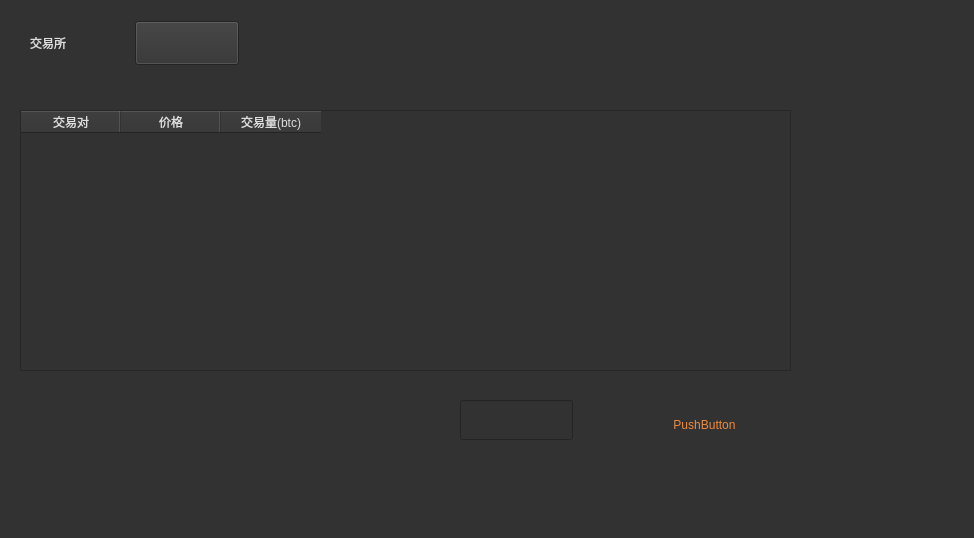
<?xml version="1.0" encoding="UTF-8"?>
<ui version="4.0">
 <class>MainWidget</class>
 <widget class="QWidget" name="MainWidget">
  <property name="geometry">
   <rect>
    <x>0</x>
    <y>0</y>
    <width>974</width>
    <height>538</height>
   </rect>
  </property>
  <property name="windowTitle">
   <string>Form</string>
  </property>
  <property name="styleSheet">
   <string notr="true">QWidget{ 
  background-color:rgba(50,50,50,255); 
  color:rgb(222,222,222); 
   
} 
QPushButton{ 
  color:rgb(238,138,65); 
  border:none; 
  border-width:5px; 
  border-image: url(:/rs/btn_black_normal.png)  5; 
  min-width:40px; 
  min-height:40px; 
} 
QPushButton:hover{ 
  border:none; 
  border-width:5px; 
  border-image: url(:/rs/btn_black_hover.png)  5; 
} 
QPushButton:pressed{ 
  border:none; 
  border-width:5px; 
  border-image: url(:/rs/btn_black_pushed.png)  5; 
} 
 
QPushButton:disabled{ 
  border:none; 
  border-width:5px; 
  border-image: url(:/rs/btn_black_disable.png)  5; 
} 
 
QLineEdit{ 
  border-width:4px; 
  border-image: url(:/rs/edit_normal.png) 4 ; 
  min-height:32px; 
} 
QLineEdit:hover{ 
  border-image: url(:/rs/edit_hover.png) 4 ; 
} 
QLineEdit:focus  { 
  border-image: url(:/rs/edit_hover.png) 4 ; 
} 
 
QComboBox { 
   border-width:4px; 
  border-image: url(:/rs/edit_normal.png) 4; 
  border-image: url(:/rs/edit_hover.png) 4; 
  margin-right:52px; 
  min-height:36px; 
} 
QComboBox:hover{ 
  border-image: url(:/rs/edit_hover.png) 4 ; 
} 
QComboBox:focus{ 
  border-image: url(:/rs/edit_hover.png) 4 ; 
} 
QComboBox::drop-down { 
      subcontrol-origin: margin; 
      subcontrol-position: top right; 
      width:52px; 
     border:none; 
  } 
QComboBox::down-arrow{ 
  image: url(:/rs/downn_cmb_btn_normal.png); 
  } 
QComboBox::down-arrow:hover{ 
  image: url(:/rs/down_cmb_btn_hover.png); 
  } 
QComboBox::down-arrow:pressed{ 
  image: url(:/rs/down_cmb_btn_pushed.png); 
  } 
 
 
QRadioButton::indicator::unchecked { 
    image: url(:/rs/radio_unselect.png); 
} 
QRadioButton::indicator::unchecked:hover{ 
    image:url(:/rs/radio_unselect_hover.png); 
} 
 
QRadioButton::indicator::checked { 
     image: url(:/rs/radio_selected.png); 
} 
QRadioButton::indicator::checked:hover { 
     image: url(:/rs/radio_selected_hover.png); 
} 
 
QPlainTextEdit{ 
    border-width:4px; 
  border-image: url(:/rs/edit_normal.png) 4 ; 
  min-height:64px; 
} 
 
QTabWidget::tab-bar { 
      left: 5px; /* move to the right by 5px */ 
  } 
 
  /* Style the tab using the tab sub-control. Note that 
      it reads QTabBar _not_ QTabWidget */ 
  QTabBar::tab { 
    height:32px; 
  } 
QTabBar::tab:selected { 
      color:rgb(235,135,65); 
  } 
QTabBar::tab:disabled { 
      color:rgb(125,125,125); 
  } 
QScrollBar:vertical { 
       border: none; 
    border-top-width:12px; 
    border-bottom-width:12px; 
    border-image: url(:/rs/v_scroll_scallbar.png) 12 0; 
       width: 24px; 
       margin:16px 0; 
} 
QScrollBar::handle:vertical { 
       border-width:5 2; 
    min-height:32px; 
    border-image: url(:/rs/v_scroll_handle.png) 5 2; 
    image:url(:/rs/v_scroll_handle_image.png); 
} 
QScrollBar::handle:vertical:hover{ 
    border-image: url(:/rs/v_scroll_handle_hover.png); 
 } 
QScrollBar::handle:vertical:pressed{ 
    border-image:url(:/rs/v_scroll_handle_pressed.png); 
 } 
 
QScrollBar::add-line:vertical { 
       border:none; 
    margin-top:4px; 
       height: 12px; 
    width:16px; 
       subcontrol-position: bottom; 
       subcontrol-origin: margin; 
} 
 
QScrollBar::sub-line:vertical { 
       border:none; 
    margin-bottom:4px; 
       height: 12px; 
    width:16px; 
       subcontrol-position: top; 
       subcontrol-origin: margin; 
} 
 
QScrollBar::up-arrow:vertical{ 
  border:none; 
   width:16px; 
  height:12px; 
  image:url(:/rs/v_scroll_btn_up.png); 
} 
QScrollBar::up-arrow:vertical:hover{ 
  image:url(:/rs/v_scroll_btn_up_hover.png); 
} 
QScrollBar::up-arrow:vertical:pressed{ 
  image:url(:/rs/v_scroll_btn_up_pressed.png); 
} 
 
QScrollBar::down-arrow:vertical{ 
  border:none; 
   width:16px; 
  height:12px; 
  image:url(:/rs/v_scroll_btn_down.png); 
} 
QScrollBar::down-arrow:vertical:hover{ 
  image:url(:/rs/v_scroll_btn_down_hover.png); 
} 
QScrollBar::down-arrow:vertical:pressed{ 
  image:url(:/rs/v_scroll_btn_down_pressed.png); 
} 
 
 
QScrollBar::add-page:vertical, QScrollBar::sub-page:vertical { 
   background: none; 
} 
 
QScrollBar:horizontal { 
    border: none; 
  border-left-width:12px; 
  border-right-width:12px; 
  border-image: url(:/rs/h_scroll_scallbar.png)  0 12; 
   height: 24px; 
   margin:0 16px; 
} 
 
QScrollBar::handle:horizontal { 
   border-width:2 5; 
  min-width:32px; 
  border-image: url(:/rs/h_scroll_handle.png) 2 5; 
  image: url(:/rs/h_scroll_handle_image.png); 
} 
 
QScrollBar::handle:horizontal:hover{ 
  border-image: url(:/rs/h_scroll_handle_hover.png); 
} 
 
QScrollBar::handle:horizontal:pressed{ 
  border-image:url(:/rs/h_scroll_handle_pressed.png); 
} 
 
 
QScrollBar::add-line:horizontal { 
   border:none; 
  margin-right:4px; 
   height: 12px; 
  width:16px; 
   subcontrol-position: right; 
   subcontrol-origin: margin; 
} 
 
QScrollBar::sub-line:horizontal { 
   border:none; 
  margin-left:4px; 
   height: 12px; 
  width:16px; 
   subcontrol-position: left; 
   subcontrol-origin: margin; 
} 
 
 
 
 
QScrollBar::left-arrow:horizontal{ 
  border:none; 
   width:12px; 
  height:16px; 
  image:url(:/rs/h_scroll_btn_left.png); 
} 
QScrollBar::left-arrow:horizontal:hover{ 
  image:url(:/rs/h_scroll_btn_left_hover.png); 
} 
QScrollBar::left-arrow:horizontal:pressed{ 
  image:url(:/rs/h_scroll_btn_left_pressed.png); 
} 
 
QScrollBar::right-arrow:horizontal{ 
  border:none; 
   width:12px; 
  height:16px; 
  image:url(:/rs/h_scroll_btn_right.png); 
} 
QScrollBar::right-arrow:horizontal:hover{ 
  image:url(:/rs/h_scroll_btn_right_hover.png); 
} 
QScrollBar::right-arrow:horizontal:pressed{ 
  image:url(:/rs/h_scroll_btn_right_pressed.png); 
} 
 
QScrollBar::add-page:horizontal, QScrollBar::sub-page:horizontal { 
     background: none; 
} </string>
  </property>
  <widget class="QPushButton" name="pushButton">
   <property name="geometry">
    <rect>
     <x>660</x>
     <y>400</y>
     <width>89</width>
     <height>50</height>
    </rect>
   </property>
   <property name="text">
    <string>PushButton</string>
   </property>
  </widget>
  <widget class="QLineEdit" name="lineEdit">
   <property name="geometry">
    <rect>
     <x>460</x>
     <y>400</y>
     <width>113</width>
     <height>40</height>
    </rect>
   </property>
  </widget>
  <widget class="QTableWidget" name="tabHuobi">
   <property name="geometry">
    <rect>
     <x>20</x>
     <y>110</y>
     <width>771</width>
     <height>261</height>
    </rect>
   </property>
   <property name="sortingEnabled">
    <bool>true</bool>
   </property>
   <column>
    <property name="text">
     <string>交易对</string>
    </property>
   </column>
   <column>
    <property name="text">
     <string>价格</string>
    </property>
   </column>
   <column>
    <property name="text">
     <string>交易量(btc)</string>
    </property>
   </column>
  </widget>
  <widget class="QWidget" name="">
   <property name="geometry">
    <rect>
     <x>30</x>
     <y>20</y>
     <width>261</width>
     <height>46</height>
    </rect>
   </property>
   <layout class="QHBoxLayout" name="horizontalLayout">
    <item>
     <widget class="QLabel" name="label">
      <property name="text">
       <string>交易所</string>
      </property>
     </widget>
    </item>
    <item>
     <widget class="QComboBox" name="cmbMarket"/>
    </item>
   </layout>
  </widget>
 </widget>
 <resources/>
 <connections/>
</ui>
